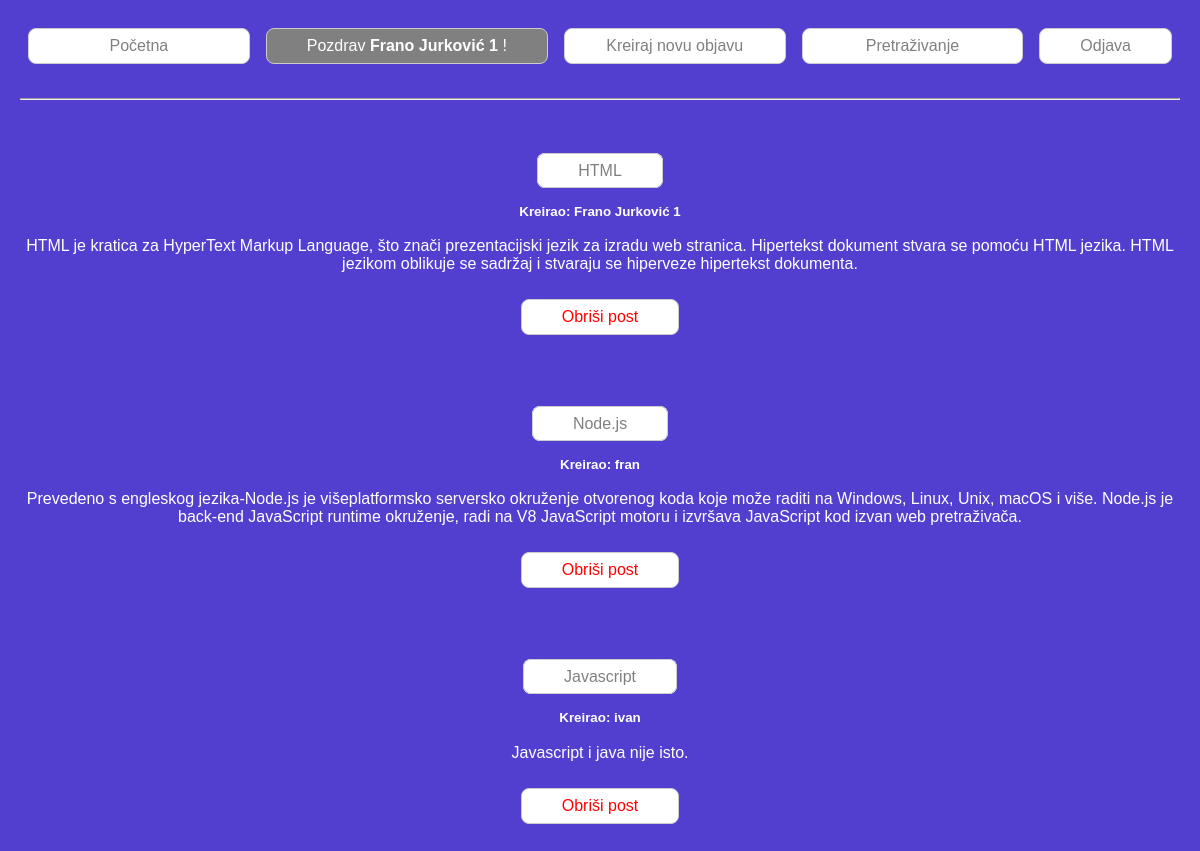
The app's page /forum.php (signed in) with its own data.
### tables this page shows
CREATE TABLE `posting` (
  `poster` varchar(30) NOT NULL,
  `title` varchar(30) NOT NULL,
  `post_desc` text NOT NULL
);

### forum.php (the view, shortened to what this page needs)
<?php
$db_host = "localhost";
$db_user = "root";
$db_pass = "";
$db_name = "forum";
$conn = mysqli_connect($db_host, $db_user, $db_pass, $db_name);
function isAdmin() {
    return isset($_SESSION["role"]) && $_SESSION["role"] === "admin";
}
?>
<!DOCTYPE html>
<html lang="hr">
<head>
    <link rel="stylesheet" href="style.css">
</head>
<body>
    <div class="header">
        <a class="for_a" href="forum.php">Početna</a>
        <p>Pozdrav <b><?php echo $_SESSION["username"] ?></b> !</p>
        <a class="for_a" href="create_post.php">Kreiraj novu objavu</a>
        <a class="for_a" href="search.php">Pretraživanje</a>
        <form method="post" action="">
            <input class="for_a" type="submit" name="logout" value="Odjava">
        </form>
    </div>
    <br>
    <hr>
    <br>
    <?php
        $query = mysqli_query($conn, "SELECT title, poster, post_desc FROM posting");
        while ($data = mysqli_fetch_assoc($query)) {
            echo "<br><br><a class='for_a' href='show_content.php?title="
            . htmlspecialchars($data['title']) . "'>"
            . htmlspecialchars($data["title"]) . "</a>" . " <br><br><sub style='color:white;'><b>Kreirao: "
            . htmlspecialchars($data["poster"]) . "</sub></b><br><br>"
            . "<span style='color:white;'>" . htmlspecialchars($data["post_desc"]) . "</span><br><br>";
            if (isAdmin()) {
                echo '<form method="post" action="delete_post.php">';
                echo '<input type="submit" name="delete_post" value="Obriši post" class="for_a" style="color: red;">';
                echo '</form><br><br>';
            }
        }
    ?>
</body>
</html>

### style.css (style rules this page uses)
body { text-align: center; font-family: Verdana, Geneva, Tahoma, sans-serif; padding: 10px; margin: 10px; background-color: rgb(82, 63, 207); }
.header { display: flex; flex-wrap: wrap; justify-content: space-between; align-items: center; background-color: rgb(82, 63, 207); }
.header p { background-color: gray; padding: 8px 40px; margin: 8px; border: 1px solid #ccc; border-radius: 8px; font-size: 16px; text-decoration: none; color: white; }
.for_a, .cre_a, .show_a, .show_p, .show_sup { background-color: white; padding: 8px 40px; margin: 8px; border: 1px solid #ccc; border-radius: 8px; color: grey; font-size: 16px; text-decoration: none; flex: 1; }

### records on screen
posting: title "HTML", poster "Frano Jurković 1", post_desc "HTML je kratica za HyperText Markup Language, što znači prezentacijski jezik za izradu web stranica. Hipertekst dokument stvara se pomoću HTML jezika. HTML jezikom oblikuje se sadržaj i stvaraju se hiperveze hipertekst dokumenta."
posting: title "Node.js", poster "fran", post_desc "Prevedeno s engleskog jezika-Node.js je višeplatformsko serversko okruženje otvorenog koda koje može raditi na Windows, Linux, Unix, macOS i više. Node.js je back-end JavaScript runtime okruženje, radi na V8 JavaScript motoru i izvršava JavaScript kod izvan web pretraživača."
posting: title "Javascript", poster "ivan", post_desc "Javascript i java nije isto."

### other values on screen
$_SESSION["username"] "Frano Jurković 1"
